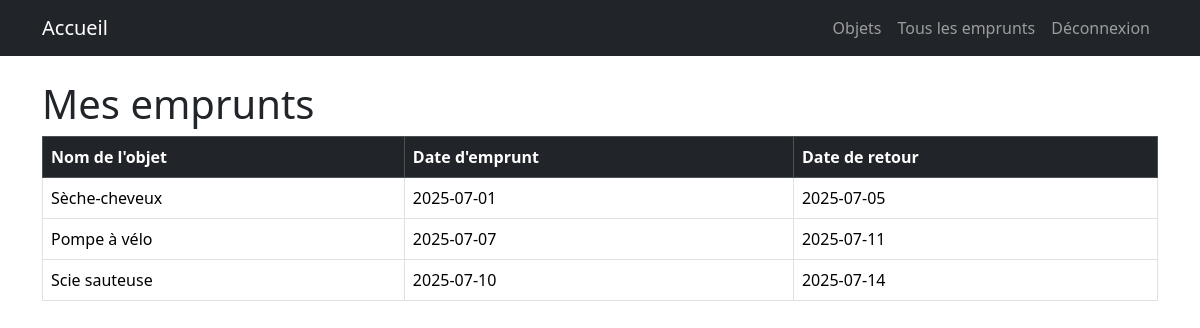
Screenshot of /page/mes_emprunts.php (signed in) with the database file from the repository.
### tables this page shows
CREATE TABLE emprunt (
    id_emprunt INT AUTO_INCREMENT PRIMARY KEY,
    id_objet INT,
    id_membre INT,
    date_emprunt DATE,
    date_retour DATE,
    FOREIGN KEY (id_objet) REFERENCES objet(id_objet),
    FOREIGN KEY (id_membre) REFERENCES membre(id_membre)
);

CREATE TABLE objet (
    id_objet INT AUTO_INCREMENT PRIMARY KEY,
    nom_objet VARCHAR(100),
    id_categorie INT,
    id_membre INT,
    FOREIGN KEY (id_categorie) REFERENCES categorie_objet(id_categorie),
    FOREIGN KEY (id_membre) REFERENCES membre(id_membre)
);

### inc/function.php (called while the page is built, shortened)
<?php
function getPDO() {
    return db_connect();
}
function getEmpruntsByMembre($id_membre) {
    $pdo = getPDO();
    $sql = "SELECT e.date_emprunt, e.date_retour, o.nom_objet
            FROM emprunt e
            JOIN objet o ON e.id_objet = o.id_objet
            WHERE e.id_membre = ?";
    $stmt = $pdo->prepare($sql);
    $stmt->execute([$id_membre]);
    return $stmt->fetchAll(PDO::FETCH_ASSOC);
}
?>

### page/mes_emprunts.php (the view, shortened to what this page needs)
<?php
include('../inc/function.php');
$id_membre = $_SESSION['membre']['id_membre'];
$mes_emprunts = getEmpruntsByMembre($id_membre);
?>
<!DOCTYPE html>
<html lang="fr">
<head>
    <link href="../assets/css/bootstrap.min.css" rel="stylesheet">
</head>
<body>
<nav class="navbar navbar-expand-lg navbar-dark bg-dark">
    <div class="container">
        <a class="navbar-brand" href="accueil.php">Accueil</a>
        <div class="collapse navbar-collapse">
            <ul class="navbar-nav ms-auto">
                <li class="nav-item">
                    <a class="nav-link" href="liste_objets.php">Objets</a>
                </li>
                <li class="nav-item">
                    <a class="nav-link" href="emprunts.php">Tous les emprunts</a>
                </li>
                <li class="nav-item">
                    <a class="nav-link" href="logout.php">Déconnexion</a>
                </li>
            </ul>
        </div>
    </div>
</nav>
<div class="container mt-4">
    <h1>Mes emprunts</h1>
    <?php if (count($mes_emprunts) === 0): ?>
        <div class="alert alert-info">Vous n'avez aucun emprunt en cours.</div>
    <?php else: ?>
        <table class="table table-bordered">
            <thead class="table-dark">
                <tr>
                    <th>Nom de l'objet</th>
                    <th>Date d'emprunt</th>
                    <th>Date de retour</th>
                </tr>
            </thead>
            <tbody>
                <?php foreach ($mes_emprunts as $emprunt): ?>
                    <tr>
                        <td><?= htmlspecialchars($emprunt['nom_objet']) ?></td>
                        <td><?= htmlspecialchars($emprunt['date_emprunt']) ?></td>
                        <td><?= htmlspecialchars($emprunt['date_retour']) ?></td>
                    </tr>
                <?php endforeach; ?>
            </tbody>
        </table>
    <?php endif; ?>
</div>
</body>
</html>

### rows the page displays
emprunt: id_objet.nom_objet "Sèche-cheveux", date_emprunt "2025-07-01", date_retour "2025-07-05"
emprunt: id_objet.nom_objet "Pompe à vélo", date_emprunt "2025-07-07", date_retour "2025-07-11"
emprunt: id_objet.nom_objet "Scie sauteuse", date_emprunt "2025-07-10", date_retour "2025-07-14"
